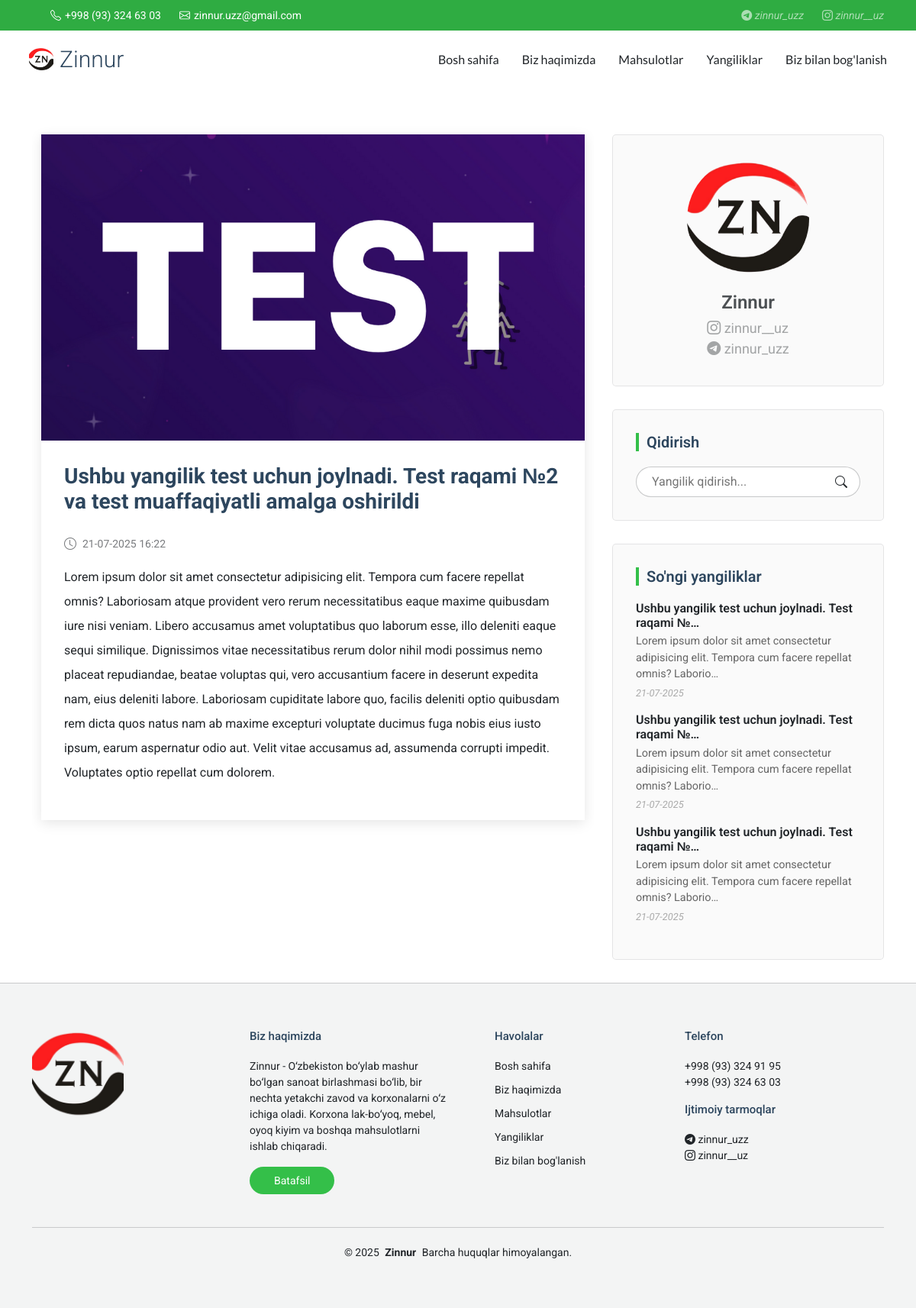
Screenshot of /news/10/ with the database file from the repository.
### news/models.py (models this page shows, shortened)
class NewsPost(models.Model):
    title = models.CharField(max_length=200)
    content = models.TextField()
    image = models.ImageField(upload_to='news_images/',)
    created_at = models.DateTimeField(auto_now_add=True)

### news/views.py (the view)
# urls.py: path('<int:pk>/', views.news_detail, name='news_detail'),
def news_detail(request, pk):
    if request.user.is_authenticated and request.user.is_staff:
        return redirect('admin_panel:orders')
    post = get_object_or_404(NewsPost, pk=pk)
    search_query = request.GET.get('q', '').strip()
    if search_query:
        latest_news = NewsPost.objects.filter(
            models.Q(title__icontains=search_query) | models.Q(content__icontains=search_query)
        ).order_by('-created_at')[:3]
    else:
        latest_news = NewsPost.objects.all().order_by('-created_at')[:3]
    return render(request, 'news/news_detail.html', {'post': post, 'latest_news': latest_news, 'search_query': search_query})

### templates/news/news_detail.html (shortened to what this page needs)
{% extends 'base.html' %}
{% block content %}
{% load static %}
<div class="container">
    <div class="row">
      <div class="col-lg-8" data-aos="fade-up" data-aos-delay="200">
        <section id="blog-details" class="blog-details section">
          <div class="container">
            <article class="article">
              <div class="post-img">
                {% if post.image %}
                <img src="{{ post.image.url }}" alt="" class="img-fluid">
                {% endif %}
              </div>
              <h2 class="title">{{ post.title }}</h2>
              <div class="meta-top">
                <ul>
                  <li class="d-flex align-items-center"><i class="bi bi-clock"></i> <a><time datetime="{{ post.created_at|date:"d-m-Y H:i" }}">{{ post.created_at|date:"d-m-Y H:i" }}</time></a></li>
                </ul>
              </div>
              <div class="content">
                <p>
                    {{ post.content }}
                </p>
              </div>
            </article>
          </div>
        </section>
      </div>
      <div class="col-lg-4 sidebar" data-aos="fade-up" data-aos-delay="200">
        <div class="widgets-container">
          <div class="blog-author-widget widget-item">
            <div class="d-flex flex-column align-items-center">
              <img src="{% static 'img/favicon/favicon.png' %}" class="rounded-circle flex-shrink-0" alt="">
              <h4>Zinnur</h4>
              <div class="social-links">
                <a href="https://www.instagram.com/zinnur__uz"><i class="bi bi-instagram"></i> zinnur__uz</a> <br>
                <a href="https://t.me/zinnur_uzz"><i class="biu bi-telegram"></i> zinnur_uzz</a>
              </div>
            </div>
          </div>
          <div class="search-widget widget-item">
            <h3 class="widget-title">Qidirish</h3>
            <form method="get" action="">
              <input type="text" name="q" value="{{ search_query|default:'' }}" placeholder="Yangilik qidirish...">
              <button type="submit" title="Search"><i class="bi bi-search"></i></button>
            </form>
          </div>
          <div class="recent-posts-widget widget-item">
            <h3 class="widget-title">So'ngi yangiliklar</h3>
            {% for item in latest_news %}
            <div class="post-item mb-3">
              <h4 class="mb-1"><a href="{% url 'news:news_detail' item.pk %}">{{ item.title|truncatechars:50 }}</a></h4>
              <p class="mb-1" style="font-size: 0.9rem; color: #666;">{{ item.content|truncatechars:100 }}</p>
              <time datetime="{{ item.created_at|date:'Y-m-d' }}" style="font-size: 0.8rem; color: #aaa;">{{ item.created_at|date:'d-m-Y' }}</time>
            </div>
            {% empty %}
            <div class="post-item">Natijalar topilmadi.</div>
            {% endfor %}
          </div>
        </div>
      </div>
    </div>
  </div>
{% endblock %}

### static/css/main.css (style rules this page uses)
:root { --default-font: "Roboto", system-ui, -apple-system, "Segoe UI", Roboto, "Helvetica Neue", Arial, "Noto Sans", "Liberation Sans", sans-serif, "Apple Color Emoji", "Segoe UI Emoji", "Segoe UI Symbol", "Noto Color Emoji"; --heading-font: "Roboto", sans-serif; --nav-font: "Lato", sans-serif; }
:root { --background-color: #ffffff; --default-color: #212529; --heading-color: #2d465e; --accent-color: #34bf49; --surface-color: #ffffff; --contrast-color: #ffffff; }
:root { --nav-color: #212529; --nav-hover-color: #34bf49; --nav-mobile-background-color: #ffffff; --nav-dropdown-background-color: #ffffff; --nav-dropdown-color: #212529; --nav-dropdown-hover-color: #34bf49; }
:root { scroll-behavior: smooth; }
body { color: var(--default-color); background-color: var(--background-color); font-family: var(--default-font); }
a { color: var(--accent-color); text-decoration: none; transition: 0.3s; }
h1, h2, h3, h4, h5, h6 { color: var(--heading-color); font-family: var(--heading-font); }
section, .section { color: var(--default-color); background-color: var(--background-color); padding: 60px 0; scroll-margin-top: 100px; overflow: clip; }
.blog-details { padding-bottom: 30px; }
.blog-details .article { background-color: var(--surface-color); padding: 30px; box-shadow: 0 4px 16px rgba(0, 0, 0, 0.1); }
.blog-details .post-img { margin: -30px -30px 20px -30px; overflow: hidden; }
.blog-details .title { color: var(--heading-color); font-size: 28px; font-weight: 700; padding: 0; margin: 30px 0; }
.blog-details .content { margin-top: 20px; line-height: 2; }
.blog-details .meta-top { margin-top: 20px; color: color-mix(in srgb, var(--default-color), transparent 40%); }
.blog-details .meta-top ul { display: flex; flex-wrap: wrap; list-style: none; align-items: center; padding: 0; margin: 0; }
.blog-details .meta-top i { font-size: 16px; margin-right: 8px; line-height: 0; color: color-mix(in srgb, var(--default-color), transparent 40%); }
.blog-details .meta-top a { color: color-mix(in srgb, var(--default-color), transparent 40%); font-size: 14px; display: inline-block; line-height: 1; }
.widgets-container { margin: 60px 0 30px 0; }
.widget-title { color: var(--heading-color); font-size: 20px; font-weight: 600; padding: 0 0 0 10px; margin: 0 0 20px 0; border-left: 4px solid var(--accent-color); }
.widget-item { margin-bottom: 30px; background-color: color-mix(in srgb, var(--default-color), transparent 98%); border: 1px solid color-mix(in srgb, var(--default-color), transparent 90%); padding: 30px; border-radius: 5px; }
.widget-item:last-child { margin-bottom: 0; }
.blog-author-widget img { max-width: 160px; }
.blog-author-widget h4 { font-weight: 600; font-size: 24px; margin: 15px 0 0 0; padding: 0; color: color-mix(in srgb, var(--default-color), transparent 20%); }
.blog-author-widget .social-links { margin: 5px 0; }
.blog-author-widget .social-links a { color: color-mix(in srgb, var(--default-color), transparent 60%); margin: 0 3px; font-size: 18px; }
.search-widget form { background: var(--background-color); border: 1px solid color-mix(in srgb, var(--default-color), transparent 75%); padding: 3px 10px; position: relative; border-radius: 50px; transition: 0.3s; }
.search-widget form input[type=text] { border: 0; padding: 4px 10px; border-radius: 4px; width: calc(100% - 40px); background-color: var(--background-color); color: var(--default-color); }
.search-widget form button { background: none; color: var(--default-color); position: absolute; top: 0; right: 0; bottom: 0; border: 0; font-size: 16px; padding: 0 16px; transition: 0.3s; line-height: 0; }
.search-widget form button i { line-height: 0; }
.recent-posts-widget .post-item { display: flex; flex-direction: column; margin-bottom: 20px; }
.recent-posts-widget .post-item:last-child { margin-bottom: 0; }
.recent-posts-widget .post-item h4 { font-size: 16px; font-weight: 600; margin-bottom: 5px; }
.recent-posts-widget .post-item h4 a { color: var(--default-color); transition: 0.3s; }
.recent-posts-widget .post-item time { display: block; font-style: italic; font-size: 14px; color: color-mix(in srgb, var(--default-color), transparent 50%); }

### rows the page displays
NewsPost: image (picture), title "Ushbu yangilik test uchun joylnadi. Test raqami №2 va test muaffaqiyatli amalga oshirildi", created_at "21-07-2025 16:22", content "Lorem ipsum dolor sit amet consectetur adipisicing elit. Tempora cum facere repellat omnis? Laboriosam atque provident vero rerum necessitatibus eaque maxime quibusdam iure nisi veniam. Libero accusamus amet voluptatibus quo laborum esse, illo deleniti eaque sequi similique. Dignissimos vitae necessitatibus rerum dolor nihil modi possimus nemo placeat repudiandae, beatae voluptas qui, vero accusantium facere in deserunt expedita nam, eius deleniti labore. Laboriosam cupiditate labore quo, facilis deleniti optio quibusdam rem dicta quos natus nam ab maxime excepturi voluptate ducimus fuga nobis eius iusto ipsum, earum aspernatur odio aut. Velit vitae accusamus ad, assumenda corrupti impedit.…"
NewsPost: title "Ushbu yangilik test uchun joylnadi. Test raqami №…", content "Lorem ipsum dolor sit amet consectetur adipisicing elit. Tempora cum facere repellat omnis? Laborio…", created_at "21-07-2025"
NewsPost: title "Ushbu yangilik test uchun joylnadi. Test raqami №…", content "Lorem ipsum dolor sit amet consectetur adipisicing elit. Tempora cum facere repellat omnis? Laborio…", created_at "21-07-2025"
NewsPost: title "Ushbu yangilik test uchun joylnadi. Test raqami №…", content "Lorem ipsum dolor sit amet consectetur adipisicing elit. Tempora cum facere repellat omnis? Laborio…", created_at "21-07-2025"
